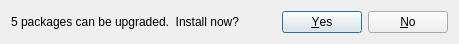
<?xml version="1.0" encoding="UTF-8"?>
<ui version="4.0">
 <class>Dialog</class>
 <widget class="QDialog" name="Dialog">
  <property name="geometry">
   <rect>
    <x>0</x>
    <y>0</y>
    <width>459</width>
    <height>37</height>
   </rect>
  </property>
  <property name="windowTitle">
   <string>Upgrades (5)</string>
  </property>
  <property name="windowIcon">
   <iconset theme="system-software-update"/>
  </property>
  <layout class="QHBoxLayout" name="horizontalLayout">
   <item>
    <widget class="QLabel" name="label">
     <property name="text">
      <string>5 packages can be upgraded.  Install now?</string>
     </property>
    </widget>
   </item>
   <item>
    <widget class="QDialogButtonBox" name="buttonBox">
     <property name="orientation">
      <enum>Qt::Horizontal</enum>
     </property>
     <property name="standardButtons">
      <set>QDialogButtonBox::No|QDialogButtonBox::Yes</set>
     </property>
    </widget>
   </item>
  </layout>
 </widget>
 <resources/>
 <connections>
  <connection>
   <sender>buttonBox</sender>
   <signal>accepted()</signal>
   <receiver>Dialog</receiver>
   <slot>accept()</slot>
   <hints>
    <hint type="sourcelabel">
     <x>248</x>
     <y>254</y>
    </hint>
    <hint type="destinationlabel">
     <x>157</x>
     <y>274</y>
    </hint>
   </hints>
  </connection>
  <connection>
   <sender>buttonBox</sender>
   <signal>rejected()</signal>
   <receiver>Dialog</receiver>
   <slot>reject()</slot>
   <hints>
    <hint type="sourcelabel">
     <x>316</x>
     <y>260</y>
    </hint>
    <hint type="destinationlabel">
     <x>286</x>
     <y>274</y>
    </hint>
   </hints>
  </connection>
 </connections>
</ui>
